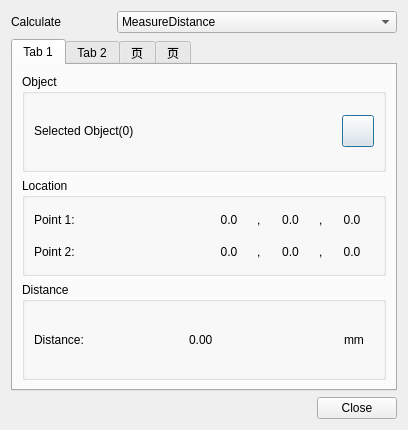
<?xml version="1.0" encoding="UTF-8"?>
<ui version="4.0">
 <class>MeasureaDistanceDialog</class>
 <widget class="QDialog" name="MeasureaDistanceDialog">
  <property name="geometry">
   <rect>
    <x>0</x>
    <y>0</y>
    <width>408</width>
    <height>430</height>
   </rect>
  </property>
  <property name="windowTitle">
   <string>Distance</string>
  </property>
  <layout class="QGridLayout" name="gridLayout_4">
   <item row="0" column="0">
    <layout class="QGridLayout" name="gridLayout_3">
     <item row="0" column="0">
      <layout class="QHBoxLayout" name="horizontalLayout_3">
       <item>
        <widget class="QLabel" name="label_5">
         <property name="sizePolicy">
          <sizepolicy hsizetype="Preferred" vsizetype="Preferred">
           <horstretch>0</horstretch>
           <verstretch>0</verstretch>
          </sizepolicy>
         </property>
         <property name="maximumSize">
          <size>
           <width>100</width>
           <height>16777215</height>
          </size>
         </property>
         <property name="text">
          <string>Calculate</string>
         </property>
        </widget>
       </item>
       <item>
        <widget class="QComboBox" name="comboBoxType">
         <property name="sizePolicy">
          <sizepolicy hsizetype="Preferred" vsizetype="Fixed">
           <horstretch>0</horstretch>
           <verstretch>0</verstretch>
          </sizepolicy>
         </property>
         <item>
          <property name="text">
           <string>MeasureDistance</string>
          </property>
         </item>
         <item>
          <property name="text">
           <string>The Length Of Curve</string>
          </property>
         </item>
         <item>
          <property name="text">
           <string>The Area Of Surface</string>
          </property>
         </item>
         <item>
          <property name="text">
           <string>The Volume Of Solid</string>
          </property>
         </item>
        </widget>
       </item>
      </layout>
     </item>
     <item row="1" column="0">
      <widget class="QTabWidget" name="tabWidget">
       <property name="currentIndex">
        <number>0</number>
       </property>
       <widget class="QWidget" name="tab">
        <attribute name="title">
         <string>Tab 1</string>
        </attribute>
        <layout class="QGridLayout" name="gridLayout_7">
         <item row="0" column="0">
          <widget class="QGroupBox" name="groupBox">
           <property name="title">
            <string>Object</string>
           </property>
           <layout class="QGridLayout" name="gridLayout_2">
            <item row="0" column="0">
             <widget class="QLabel" name="topedgelabel">
              <property name="text">
               <string>Selected Object(0)</string>
              </property>
             </widget>
            </item>
            <item row="0" column="1">
             <spacer name="horizontalSpacer">
              <property name="orientation">
               <enum>Qt::Horizontal</enum>
              </property>
              <property name="sizeHint" stdset="0">
               <size>
                <width>207</width>
                <height>20</height>
               </size>
              </property>
             </spacer>
            </item>
            <item row="0" column="2">
             <widget class="QPushButton" name="geoSelectPoint">
              <property name="sizePolicy">
               <sizepolicy hsizetype="Minimum" vsizetype="Minimum">
                <horstretch>0</horstretch>
                <verstretch>0</verstretch>
               </sizepolicy>
              </property>
              <property name="minimumSize">
               <size>
                <width>32</width>
                <height>32</height>
               </size>
              </property>
              <property name="maximumSize">
               <size>
                <width>32</width>
                <height>32</height>
               </size>
              </property>
              <property name="styleSheet">
               <string notr="true">background-image: url(:/QUI/geometry/selectpoint.png);</string>
              </property>
              <property name="text">
               <string/>
              </property>
              <property name="checkable">
               <bool>true</bool>
              </property>
             </widget>
            </item>
           </layout>
          </widget>
         </item>
         <item row="1" column="0">
          <widget class="QGroupBox" name="groupBox_3">
           <property name="title">
            <string>Location</string>
           </property>
           <layout class="QGridLayout" name="gridLayout_5">
            <item row="0" column="0">
             <widget class="QLabel" name="label_2">
              <property name="text">
               <string>Point 1:</string>
              </property>
             </widget>
            </item>
            <item row="0" column="1">
             <layout class="QHBoxLayout" name="horizontalLayout">
              <item>
               <widget class="QLabel" name="X1">
                <property name="text">
                 <string>0.0</string>
                </property>
                <property name="alignment">
                 <set>Qt::AlignCenter</set>
                </property>
               </widget>
              </item>
              <item>
               <widget class="QLabel" name="label_4">
                <property name="maximumSize">
                 <size>
                  <width>5</width>
                  <height>16777215</height>
                 </size>
                </property>
                <property name="text">
                 <string>,</string>
                </property>
               </widget>
              </item>
              <item>
               <widget class="QLabel" name="Y1">
                <property name="text">
                 <string>0.0</string>
                </property>
                <property name="alignment">
                 <set>Qt::AlignCenter</set>
                </property>
               </widget>
              </item>
              <item>
               <widget class="QLabel" name="label_8">
                <property name="maximumSize">
                 <size>
                  <width>5</width>
                  <height>16777215</height>
                 </size>
                </property>
                <property name="text">
                 <string>,</string>
                </property>
               </widget>
              </item>
              <item>
               <widget class="QLabel" name="Z1">
                <property name="text">
                 <string>0.0</string>
                </property>
                <property name="alignment">
                 <set>Qt::AlignCenter</set>
                </property>
               </widget>
              </item>
             </layout>
            </item>
            <item row="1" column="0">
             <widget class="QLabel" name="label_14">
              <property name="text">
               <string>Point 2:</string>
              </property>
             </widget>
            </item>
            <item row="1" column="1">
             <layout class="QHBoxLayout" name="horizontalLayout_2">
              <item>
               <widget class="QLabel" name="X2">
                <property name="text">
                 <string>0.0</string>
                </property>
                <property name="alignment">
                 <set>Qt::AlignCenter</set>
                </property>
               </widget>
              </item>
              <item>
               <widget class="QLabel" name="label_11">
                <property name="maximumSize">
                 <size>
                  <width>5</width>
                  <height>16777215</height>
                 </size>
                </property>
                <property name="text">
                 <string>,</string>
                </property>
               </widget>
              </item>
              <item>
               <widget class="QLabel" name="Y2">
                <property name="text">
                 <string>0.0</string>
                </property>
                <property name="alignment">
                 <set>Qt::AlignCenter</set>
                </property>
               </widget>
              </item>
              <item>
               <widget class="QLabel" name="label_9">
                <property name="maximumSize">
                 <size>
                  <width>5</width>
                  <height>16777215</height>
                 </size>
                </property>
                <property name="text">
                 <string>,</string>
                </property>
               </widget>
              </item>
              <item>
               <widget class="QLabel" name="Z2">
                <property name="text">
                 <string>0.0</string>
                </property>
                <property name="alignment">
                 <set>Qt::AlignCenter</set>
                </property>
               </widget>
              </item>
             </layout>
            </item>
           </layout>
          </widget>
         </item>
         <item row="2" column="0">
          <widget class="QGroupBox" name="groupBox_2">
           <property name="title">
            <string>Distance</string>
           </property>
           <layout class="QGridLayout" name="gridLayout">
            <item row="0" column="0">
             <widget class="QLabel" name="label">
              <property name="text">
               <string>Distance:</string>
              </property>
             </widget>
            </item>
            <item row="0" column="1">
             <widget class="QLabel" name="disLabel">
              <property name="text">
               <string>0.00</string>
              </property>
             </widget>
            </item>
            <item row="0" column="2">
             <widget class="QLabel" name="label_3">
              <property name="sizePolicy">
               <sizepolicy hsizetype="Minimum" vsizetype="Preferred">
                <horstretch>0</horstretch>
                <verstretch>0</verstretch>
               </sizepolicy>
              </property>
              <property name="maximumSize">
               <size>
                <width>30</width>
                <height>16777215</height>
               </size>
              </property>
              <property name="text">
               <string>mm</string>
              </property>
             </widget>
            </item>
           </layout>
          </widget>
         </item>
        </layout>
       </widget>
       <widget class="QWidget" name="tab_2">
        <attribute name="title">
         <string>Tab 2</string>
        </attribute>
        <layout class="QGridLayout" name="gridLayout_9">
         <item row="0" column="0">
          <widget class="QGroupBox" name="groupBox_4">
           <property name="title">
            <string>Object</string>
           </property>
           <layout class="QGridLayout" name="gridLayout_6">
            <item row="0" column="0">
             <widget class="QLabel" name="topedgelabel_2">
              <property name="text">
               <string>Selected Object(0)</string>
              </property>
             </widget>
            </item>
            <item row="0" column="1">
             <spacer name="horizontalSpacer_3">
              <property name="orientation">
               <enum>Qt::Horizontal</enum>
              </property>
              <property name="sizeHint" stdset="0">
               <size>
                <width>207</width>
                <height>20</height>
               </size>
              </property>
             </spacer>
            </item>
            <item row="0" column="2">
             <widget class="QPushButton" name="geoSelectCurve">
              <property name="sizePolicy">
               <sizepolicy hsizetype="Minimum" vsizetype="Minimum">
                <horstretch>0</horstretch>
                <verstretch>0</verstretch>
               </sizepolicy>
              </property>
              <property name="minimumSize">
               <size>
                <width>32</width>
                <height>32</height>
               </size>
              </property>
              <property name="maximumSize">
               <size>
                <width>32</width>
                <height>32</height>
               </size>
              </property>
              <property name="styleSheet">
               <string notr="true">background-image: url(:/QUI/geometry/selectwire.png);</string>
              </property>
              <property name="text">
               <string/>
              </property>
              <property name="checkable">
               <bool>true</bool>
              </property>
             </widget>
            </item>
           </layout>
          </widget>
         </item>
         <item row="1" column="0">
          <widget class="QGroupBox" name="groupBox_5">
           <property name="title">
            <string>Length</string>
           </property>
           <layout class="QGridLayout" name="gridLayout_8">
            <item row="0" column="0">
             <widget class="QLabel" name="label_6">
              <property name="text">
               <string>The Length is:</string>
              </property>
             </widget>
            </item>
            <item row="0" column="1">
             <widget class="QLabel" name="disLabel_2">
              <property name="text">
               <string>0.00</string>
              </property>
             </widget>
            </item>
            <item row="0" column="2">
             <widget class="QLabel" name="label_7">
              <property name="sizePolicy">
               <sizepolicy hsizetype="Minimum" vsizetype="Preferred">
                <horstretch>0</horstretch>
                <verstretch>0</verstretch>
               </sizepolicy>
              </property>
              <property name="maximumSize">
               <size>
                <width>30</width>
                <height>16777215</height>
               </size>
              </property>
              <property name="text">
               <string>mm</string>
              </property>
             </widget>
            </item>
           </layout>
          </widget>
         </item>
        </layout>
       </widget>
       <widget class="QWidget" name="tab_3">
        <attribute name="title">
         <string>页</string>
        </attribute>
        <layout class="QGridLayout" name="gridLayout_15">
         <item row="0" column="0">
          <widget class="QGroupBox" name="groupBox_6">
           <property name="title">
            <string>Object</string>
           </property>
           <layout class="QGridLayout" name="gridLayout_10">
            <item row="0" column="0">
             <widget class="QLabel" name="topedgelabel_3">
              <property name="text">
               <string>Selected Object(0)</string>
              </property>
             </widget>
            </item>
            <item row="0" column="1">
             <spacer name="horizontalSpacer_4">
              <property name="orientation">
               <enum>Qt::Horizontal</enum>
              </property>
              <property name="sizeHint" stdset="0">
               <size>
                <width>207</width>
                <height>20</height>
               </size>
              </property>
             </spacer>
            </item>
            <item row="0" column="2">
             <widget class="QPushButton" name="geoSelectSurface_1">
              <property name="sizePolicy">
               <sizepolicy hsizetype="Minimum" vsizetype="Minimum">
                <horstretch>0</horstretch>
                <verstretch>0</verstretch>
               </sizepolicy>
              </property>
              <property name="minimumSize">
               <size>
                <width>32</width>
                <height>32</height>
               </size>
              </property>
              <property name="maximumSize">
               <size>
                <width>32</width>
                <height>32</height>
               </size>
              </property>
              <property name="styleSheet">
               <string notr="true">background-image: url(:/QUI/geometry/selectface.png);</string>
              </property>
              <property name="text">
               <string/>
              </property>
              <property name="checkable">
               <bool>true</bool>
              </property>
             </widget>
            </item>
           </layout>
          </widget>
         </item>
         <item row="1" column="0">
          <widget class="QGroupBox" name="groupBox_7">
           <property name="title">
            <string>Area</string>
           </property>
           <layout class="QGridLayout" name="gridLayout_11">
            <item row="0" column="0">
             <widget class="QLabel" name="label_10">
              <property name="text">
               <string>The Area is:</string>
              </property>
             </widget>
            </item>
            <item row="0" column="1">
             <widget class="QLabel" name="disLabel_3">
              <property name="text">
               <string>0.00</string>
              </property>
             </widget>
            </item>
            <item row="0" column="2">
             <widget class="QLabel" name="label_12">
              <property name="sizePolicy">
               <sizepolicy hsizetype="Minimum" vsizetype="Preferred">
                <horstretch>0</horstretch>
                <verstretch>0</verstretch>
               </sizepolicy>
              </property>
              <property name="maximumSize">
               <size>
                <width>30</width>
                <height>16777215</height>
               </size>
              </property>
              <property name="text">
               <string>mm^2</string>
              </property>
             </widget>
            </item>
           </layout>
          </widget>
         </item>
        </layout>
       </widget>
       <widget class="QWidget" name="tab_4">
        <attribute name="title">
         <string>页</string>
        </attribute>
        <layout class="QGridLayout" name="gridLayout_14">
         <item row="0" column="0">
          <widget class="QGroupBox" name="groupBox_8">
           <property name="title">
            <string>Object</string>
           </property>
           <layout class="QGridLayout" name="gridLayout_12">
            <item row="0" column="0">
             <widget class="QLabel" name="topedgelabel_4">
              <property name="text">
               <string>Selected Object(0)</string>
              </property>
             </widget>
            </item>
            <item row="0" column="1">
             <spacer name="horizontalSpacer_5">
              <property name="orientation">
               <enum>Qt::Horizontal</enum>
              </property>
              <property name="sizeHint" stdset="0">
               <size>
                <width>207</width>
                <height>20</height>
               </size>
              </property>
             </spacer>
            </item>
            <item row="0" column="2">
             <widget class="QPushButton" name="geoSelectSurface">
              <property name="sizePolicy">
               <sizepolicy hsizetype="Minimum" vsizetype="Minimum">
                <horstretch>0</horstretch>
                <verstretch>0</verstretch>
               </sizepolicy>
              </property>
              <property name="minimumSize">
               <size>
                <width>32</width>
                <height>32</height>
               </size>
              </property>
              <property name="maximumSize">
               <size>
                <width>32</width>
                <height>32</height>
               </size>
              </property>
              <property name="styleSheet">
               <string notr="true">background-image: url(:/QUI/geometry/selectbody.png);</string>
              </property>
              <property name="text">
               <string/>
              </property>
              <property name="checkable">
               <bool>true</bool>
              </property>
             </widget>
            </item>
           </layout>
          </widget>
         </item>
         <item row="1" column="0">
          <widget class="QGroupBox" name="groupBox_9">
           <property name="title">
            <string>Volume</string>
           </property>
           <layout class="QGridLayout" name="gridLayout_13">
            <item row="0" column="0">
             <widget class="QLabel" name="label_13">
              <property name="text">
               <string>The Volume is:</string>
              </property>
             </widget>
            </item>
            <item row="0" column="1">
             <widget class="QLabel" name="disLabel_4">
              <property name="text">
               <string>0.00</string>
              </property>
             </widget>
            </item>
            <item row="0" column="2">
             <widget class="QLabel" name="label_15">
              <property name="sizePolicy">
               <sizepolicy hsizetype="Minimum" vsizetype="Preferred">
                <horstretch>0</horstretch>
                <verstretch>0</verstretch>
               </sizepolicy>
              </property>
              <property name="maximumSize">
               <size>
                <width>30</width>
                <height>16777215</height>
               </size>
              </property>
              <property name="text">
               <string>mm^3</string>
              </property>
             </widget>
            </item>
           </layout>
          </widget>
         </item>
        </layout>
       </widget>
      </widget>
     </item>
    </layout>
   </item>
   <item row="1" column="0">
    <layout class="QHBoxLayout" name="horizontalLayout_4">
     <item>
      <spacer name="horizontalSpacer_2">
       <property name="orientation">
        <enum>Qt::Horizontal</enum>
       </property>
       <property name="sizeHint" stdset="0">
        <size>
         <width>40</width>
         <height>20</height>
        </size>
       </property>
      </spacer>
     </item>
     <item>
      <widget class="QPushButton" name="closeButton">
       <property name="text">
        <string>Close</string>
       </property>
      </widget>
     </item>
    </layout>
   </item>
  </layout>
 </widget>
 <resources>
  <include location="../qrc/qianfan.qrc"/>
 </resources>
 <connections/>
</ui>
